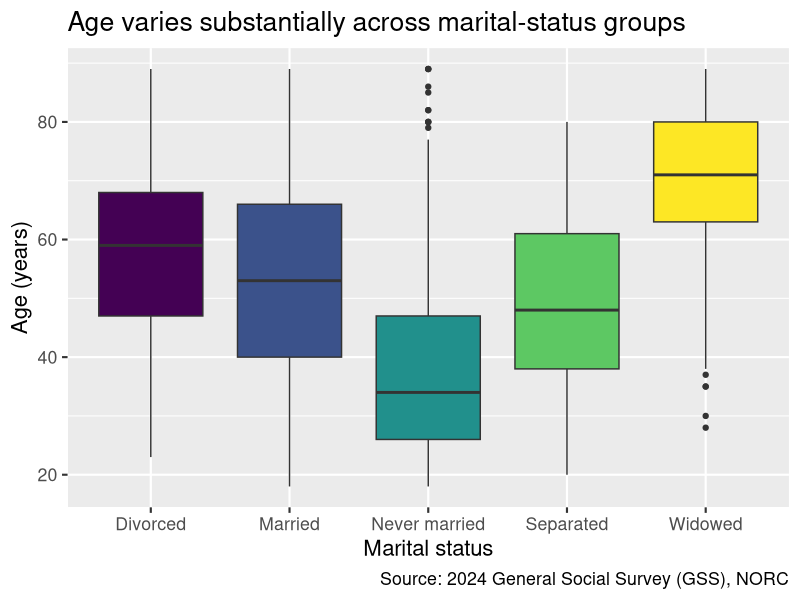
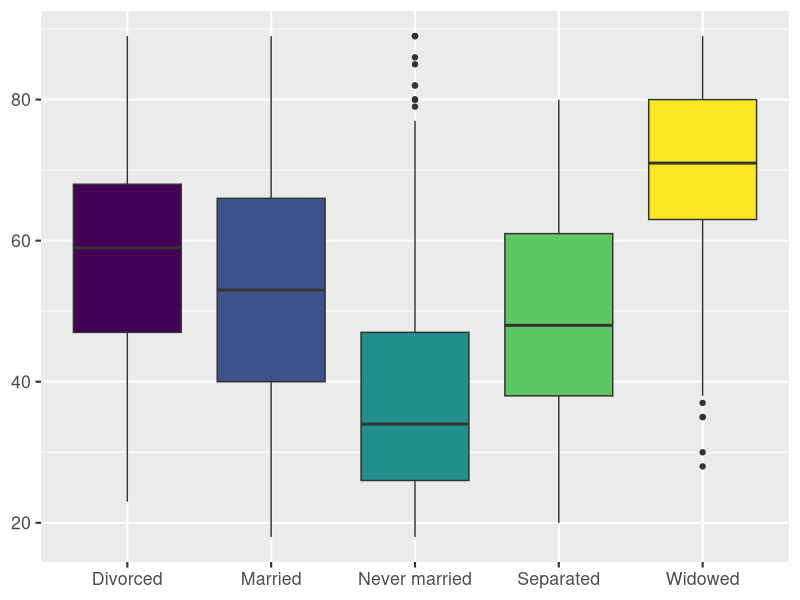
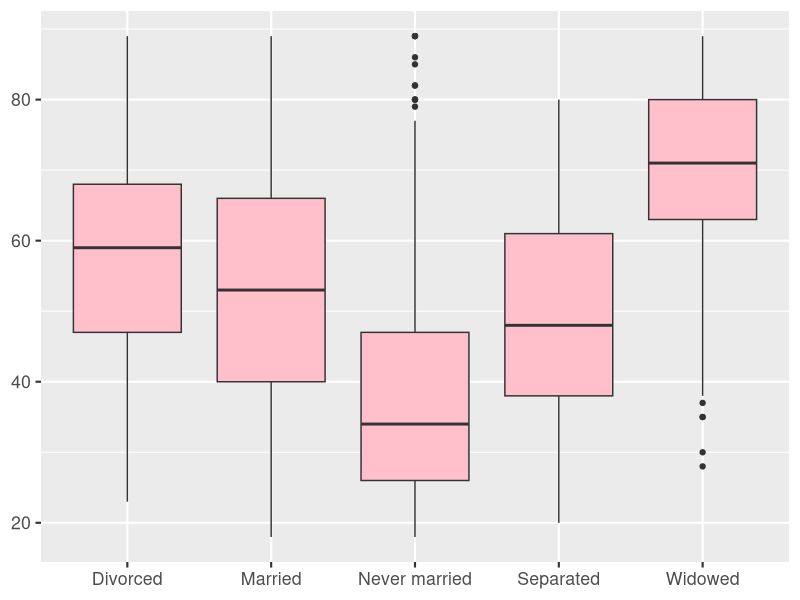
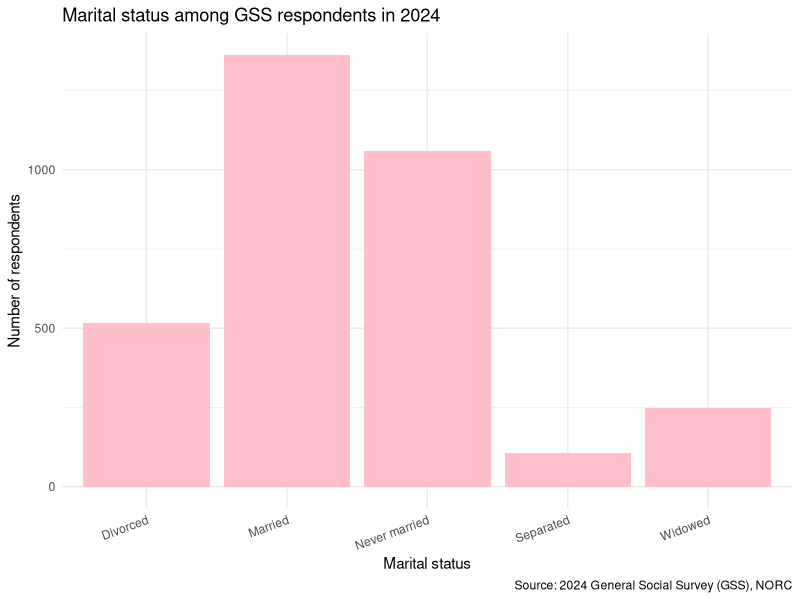
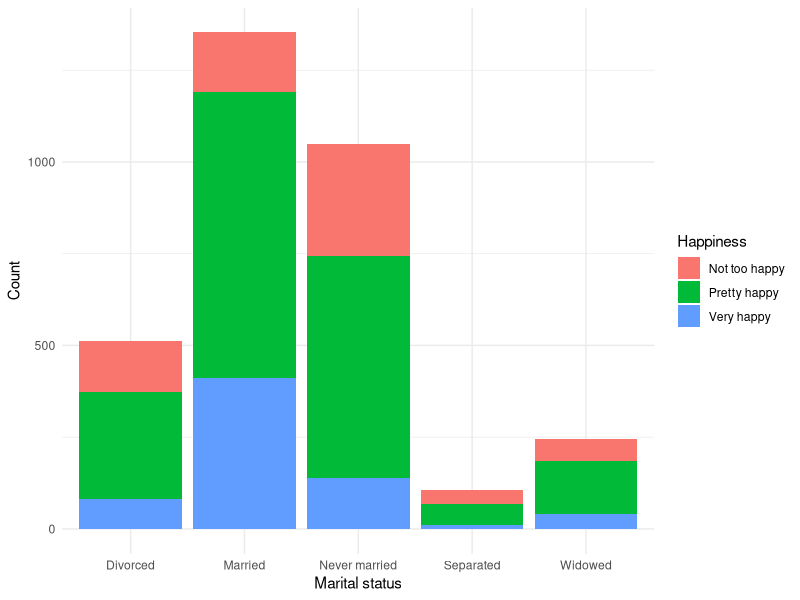
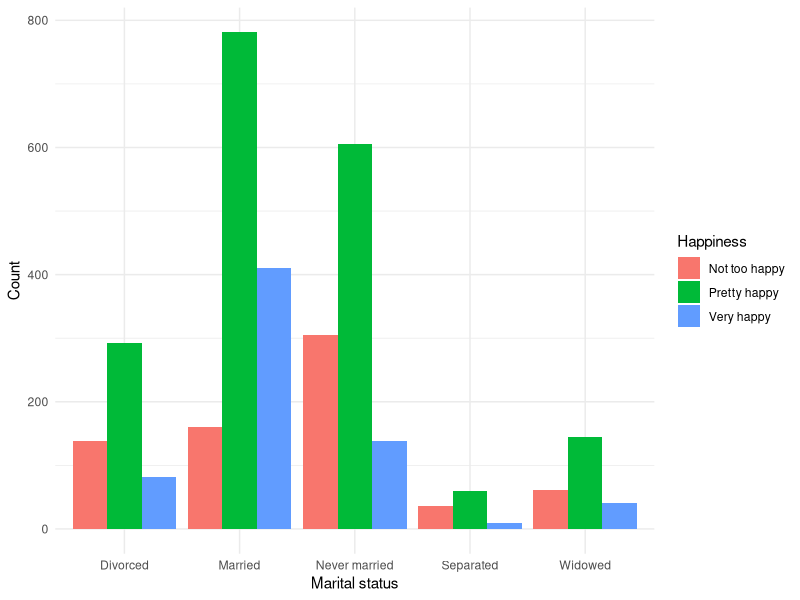
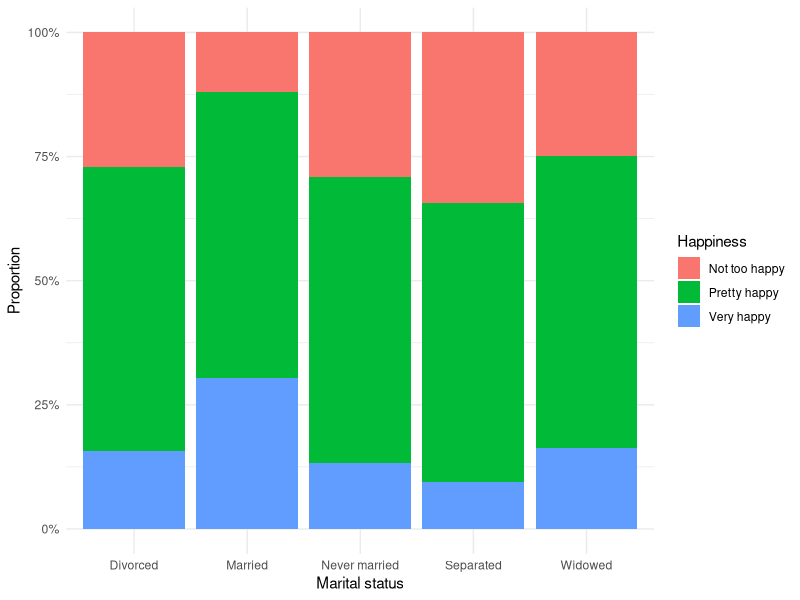

The R script that drew these images, in order:
## ---- chunk 1
#| label: setup
#| include: false
ggplot2::theme_set(ggplot2::theme_gray(base_size = 16))
## ---- chunk 2
#| label: load-packages
#| message: false
library(tidyverse)
## ---- chunk 3
#| label: load-gss-data
#| message: false
gss <- read_csv("data/gss-2024.csv")
## ---- chunk 4
#| label: gss-view
gss
## ---- chunk 5
#| label: age-marital-boxplot
#| fig-width: 9
#| fig-height: 4.5
ggplot(gss, aes(x = marital_status, y = age, fill = marital_status)) +
  geom_boxplot(show.legend = FALSE) +
  labs(
    title = "Age varies substantially across marital-status groups",
    x = "Marital status",
    y = "Age (years)",
    caption = "Source: 2024 General Social Survey (GSS), NORC"
  ) +
  scale_fill_viridis_d()
## ---- chunk 6
#| ref-label: age-marital-boxplot
#| fig-width: 9
#| fig-height: 4.5
#| echo: false
#| warning: false
## ---- chunk 7
#| label: age-marital-boxplot-simplified
#| echo: false
#| warning: false
#| fig-width: 7
#| fig-height: 3.5
ggplot(gss, aes(x = marital_status, y = age, fill = marital_status)) +
  geom_boxplot(show.legend = FALSE) +
  labs(
    title = NULL,
    x = NULL,
    y = NULL,
    caption = NULL
  ) +
  scale_fill_viridis_d()
## ---- chunk 8
#| ref-label: age-marital-boxplot-simplified
#| echo: false
#| warning: false
#| fig-width: 7
#| fig-height: 3.5
## ---- chunk 9
#| label: age-marital-boxplot-setting
#| echo: false
#| warning: false
#| fig-width: 7
#| fig-height: 3.5
ggplot(gss, aes(x = marital_status, y = age)) +
  geom_boxplot(fill = "pink") +
  labs(
    title = NULL,
    x = NULL,
    y = NULL,
    caption = NULL
  )
## ---- chunk 10
#| label: one-categorical
#| fig-width: 9
#| fig-height: 4
gss |>
  ggplot(aes(x = marital_status)) +
  geom_bar(fill = "pink") +
  labs(
    title = "Marital status among GSS respondents in 2024",
    x = "Marital status",
    y = "Number of respondents",
    caption = "Source: 2024 General Social Survey (GSS), NORC"
  ) +
  theme_minimal() +
  theme(axis.text.x = element_text(angle = 20, hjust = 1))
## ---- chunk 11
#| label: stacked-bars
#| fig-width: 4
#| fig-height: 4
gss |>
  filter(!is.na(happiness)) |>
  ggplot(aes(x = marital_status, fill = happiness)) +
  geom_bar() +
  labs(x = "Marital status", y = "Count", fill = "Happiness") +
  theme_minimal(base_size = 11)
## ---- chunk 12
#| label: dodged-bars
#| fig-width: 4
#| fig-height: 4
gss |>
  filter(!is.na(happiness)) |>
  ggplot(aes(x = marital_status, fill = happiness)) +
  geom_bar(position = "dodge") +
  labs(x = "Marital status", y = "Count", fill = "Happiness") +
  theme_minimal(base_size = 11)
## ---- chunk 13
#| label: filled-bars
#| fig-width: 4
#| fig-height: 4
gss |>
  filter(!is.na(happiness)) |>
  ggplot(aes(x = marital_status, fill = happiness)) +
  geom_bar(position = "fill") +
  scale_y_continuous(labels = scales::label_percent()) +
  labs(x = "Marital status", y = "Proportion", fill = "Happiness") +
  theme_minimal(base_size = 11)
